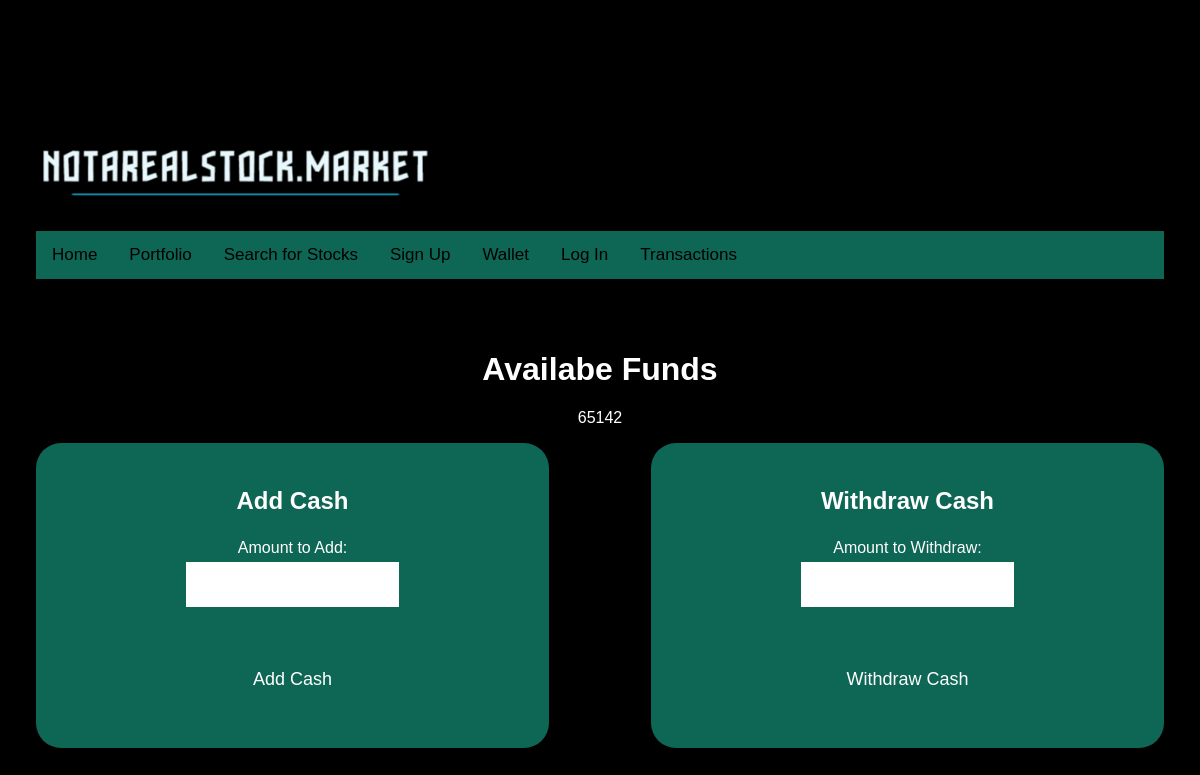
Page /wallet (signed in) on the earlier database version.
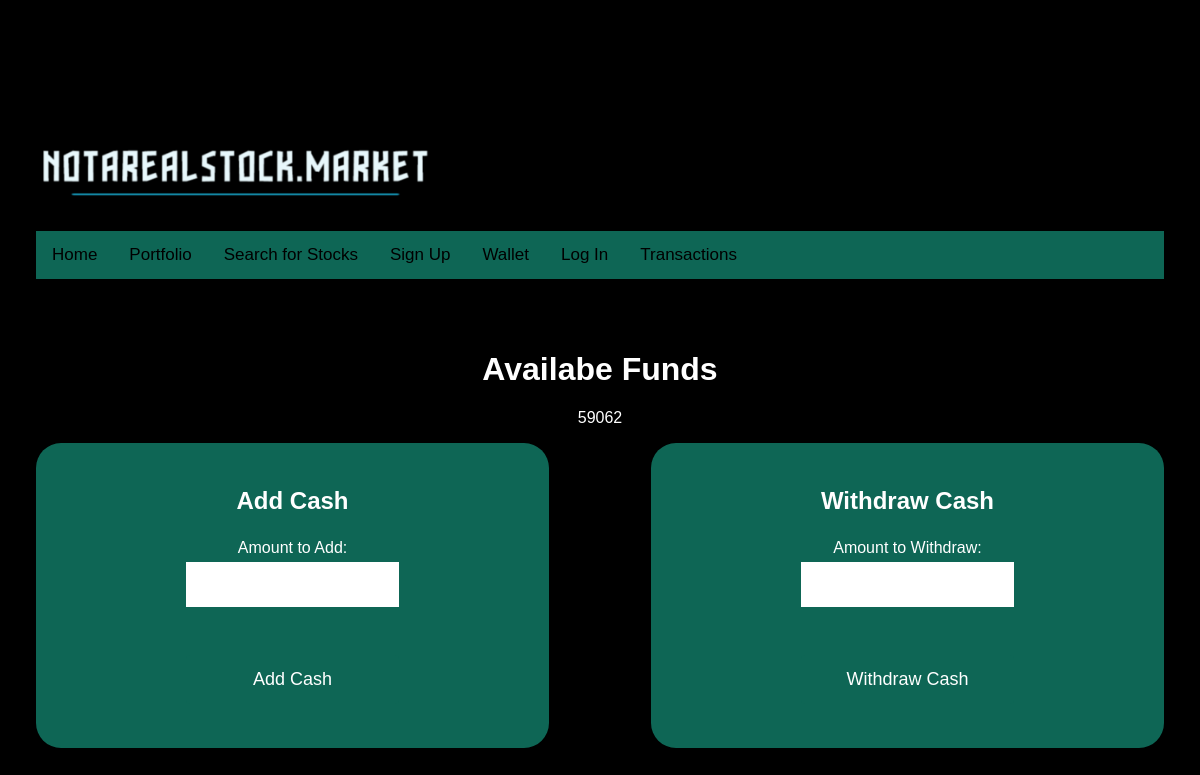
Same page on the later database version.
### app.py (models this page shows, shortened)
class User(db.Model):
   __tablename__ = 'User'
   userId = db.Column(db.Integer, primary_key=True, index=True)
   first_name = db.Column(db.String(100))
   last_name = db.Column(db.String(100))
   email = db.Column(db.String(100))
   password = db.Column(db.String(100))
   cashBal = db.Column(db.Integer)

### app.py (the view)
@app.route("/wallet", methods=['GET', 'POST'])
def wallet():
    user_id = session.get('user_id')
    if not user_id:
       return redirect(url_for('login'))
    user = User.query.filter_by(userId=user_id).first()
    if user is not None:
        balance = user.cashBal
    else:
        balance = "User not found"
    return render_template('wallet.html', balance=balance)

### templates/wallet.html (shortened to what this page needs)
<div style="text-align: left;"><img src="{{ url_for('static', filename='notarealstock.png') }}" width="400"/></div>
<div class="topnav">
  <a class="active" href="/">Home</a>
  <a href="portfolio">Portfolio</a>
  <a href="searchstock">Search for Stocks</a>
  <a href="signup">Sign Up</a>
  <a href="wallet">Wallet</a>
  <a href="login-signup">Log In</a>
  <a href="transactions">Transactions</a>
</div>
</head>
</body>
</html>
</body>
</html>
    <div style="height: 50px;"></div>
<h1>Availabe Funds</h1>
<p>{{ balance }}</p>
<body>
  <div class="form-container">
    <div class="formbox">
    <form action="/addcash" method="post" style="width: 45%;">
      <div>
        <h3>Add Cash</h3>
        <label for="addAmount">Amount to Add:</label><br>
        <input type="number" id="addAmount" name="addAmount" default=0 required><br><br>
        <input type="submit" value="Add Cash">
      </div>
    </form>
    </div>
    <div style="width: 10%;"></div>
    <div class="formbox">
    <form action="/withdraw" method="post" style="width: 45%;">
      <div>
        <h3>Withdraw Cash</h3>
        <label for="withdrawAmount">Amount to Withdraw:</label><br>
        <input type="number" id="withdrawAmount" name="withdrawAmount" required><br><br>
        <input type="submit" value="Withdraw Cash">
      </div>
    </form>
    </div>
  </div>
</body>
</html>
</head>
</html>
<html>
</body>
</html>
<head>
</head>

Differences in the rows shown:
changed User: cashBal "65142" → "59062"
